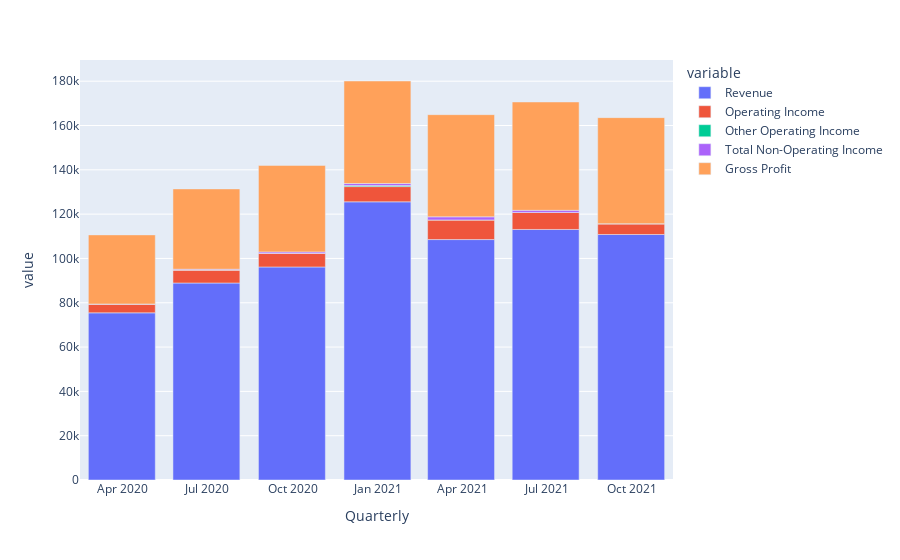

Write notebook code for a chart like this one.
### Markdown cell above
#### Breakdown of Total Income

### Code cell
px.bar(curr_df,x='Quarterly',y=['Revenue','Operating Income','Other Operating Income','Total Non-Operating Income', 'Gross Profit'])

### Figure 1 — Plotly figure (JSON) as saved in the notebook; plotly's stock layout.template omitted (floating-point values rounded to 4 significant figures)
{"data": [{"alignmentgroup": "True", "hovertemplate": "variable=Revenue<br>Quarterly=%{x}<br>value=%{y}<extra></extra>", "legendgroup": "Revenue", "marker": {"color": "#636efa", "pattern": {"shape": ""}}, "name": "Revenue", "offsetgroup": "Revenue", "orientation": "v", "showlegend": true, "textposition": "auto", "type": "bar", "x": ["2021-09-30T00:00:00", "2021-06-30T00:00:00", "2021-03-31T00:00:00", "2020-12-31T00:00:00", "2020-09-30T00:00:00", "2020-06-30T00:00:00", "2020-03-31T00:00:00"], "xaxis": "x", "y": [110812, 113080, 108518, 125555, 96145, 88912, 75452], "yaxis": "y"}, {"alignmentgroup": "True", "hovertemplate": "variable=Operating Income<br>Quarterly=%{x}<br>value=%{y}<extra></extra>", "legendgroup": "Operating Income", "marker": {"color": "#EF553B", "pattern": {"shape": ""}}, "name": "Operating Income", "offsetgroup": "Operating Income", "orientation": "v", "showlegend": true, "textposition": "auto", "type": "bar", "x": ["2021-09-30T00:00:00", "2021-06-30T00:00:00", "2021-03-31T00:00:00", "2020-12-31T00:00:00", "2020-09-30T00:00:00", "2020-06-30T00:00:00", "2020-03-31T00:00:00"], "xaxis": "x", "y": [4852, 7702, 8865, 6873, 6194, 5843, 3989], "yaxis": "y"}, {"alignmentgroup": "True", "hovertemplate": "variable=Other Operating Income<br>Quarterly=%{x}<br>value=%{y}<extra></extra>", "legendgroup": "Other Operating Income", "marker": {"color": "#00cc96", "pattern": {"shape": ""}}, "name": "Other Operating Income", "offsetgroup": "Other Operating Income", "orientation": "v", "showlegend": true, "textposition": "auto", "type": "bar", "x": ["2021-09-30T00:00:00", "2021-06-30T00:00:00", "2021-03-31T00:00:00", "2020-12-31T00:00:00", "2020-09-30T00:00:00", "2020-06-30T00:00:00", "2020-03-31T00:00:00"], "xaxis": "x", "y": [11, 0, 0, 497, 0, 0, 0], "yaxis": "y"}, {"alignmentgroup": "True", "hovertemplate": "variable=Total Non-Operating Income<br>Quarterly=%{x}<br>value=%{y}<extra></extra>", "legendgroup": "Total Non-Operating Income", "marker": {"color": "#ab63fa", "pattern": {"shape": ""}}, "name": "Total Non-Operating Income", "offsetgroup": "Total Non-Operating Income", "orientation": "v", "showlegend": true, "textposition": "auto", "type": "bar", "x": ["2021-09-30T00:00:00", "2021-06-30T00:00:00", "2021-03-31T00:00:00", "2020-12-31T00:00:00", "2020-09-30T00:00:00", "2020-06-30T00:00:00", "2020-03-31T00:00:00"], "xaxis": "x", "y": [0, 932, 1403, 892, 615, 378, 0], "yaxis": "y"}, {"alignmentgroup": "True", "hovertemplate": "variable=Gross Profit<br>Quarterly=%{x}<br>value=%{y}<extra></extra>", "legendgroup": "Gross Profit", "marker": {"color": "#FFA15A", "pattern": {"shape": ""}}, "name": "Gross Profit", "offsetgroup": "Gross Profit", "orientation": "v", "showlegend": true, "textposition": "auto", "type": "bar", "x": ["2021-09-30T00:00:00", "2021-06-30T00:00:00", "2021-03-31T00:00:00", "2020-12-31T00:00:00", "2020-09-30T00:00:00", "2020-06-30T00:00:00", "2020-03-31T00:00:00"], "xaxis": "x", "y": [47882, 48904, 46115, 46271, 39039, 36252, 31195], "yaxis": "y"}], "layout": {"autosize": true, "barmode": "relative", "legend": {"title": {"text": "variable"}, "tracegroupgap": 0}, "margin": {"t": 60}, "xaxis": {"anchor": "y", "autorange": true, "domain": [0, 1], "range": ["2020-02-15", "2021-11-14"], "title": {"text": "Quarterly"}, "type": "date"}, "yaxis": {"anchor": "x", "autorange": true, "domain": [0, 1], "range": [0, 189600.0], "title": {"text": "value"}, "type": "linear"}}}
